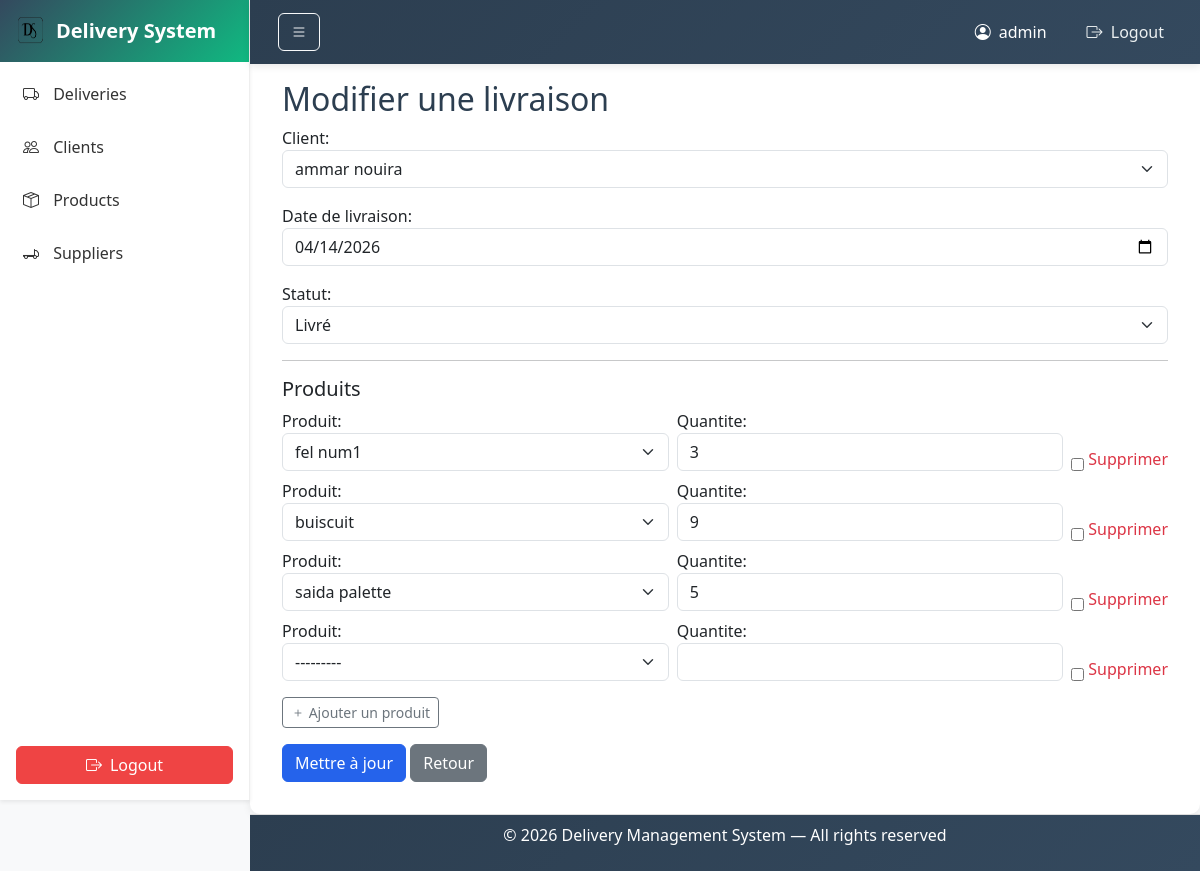
The app's page /deliveries/update/1/ (signed in) with its own data.
### deliveryproject/models.py (models this page shows, shortened)
class Delivery(models.Model):
    STATUT_CHOICES = [
        ("En cours", "En cours"),
        ("Livré", "Livré"),
        ("Annulé", "Annulé"),
    ]
    client = models.ForeignKey(Client, on_delete=models.CASCADE)
    date_livraison = models.DateField()
    statut = models.CharField(max_length=50, choices=STATUT_CHOICES, default="En cours")

### deliveryproject/views.py (the view)
# urls.py: path('deliveries/update/<int:id>/', views.delivery_update, name='delivery_update'),
@login_required(login_url='login')
def delivery_update(request, id):
    delivery = get_object_or_404(Delivery, id=id)
    form = DeliveryForm(request.POST or None, instance=delivery)
    formset = DeliveryItemFormSet(request.POST or None, instance=delivery)
    if form.is_valid() and formset.is_valid():
        form.save()
        formset.save()
        return redirect('delivery_list')
    return render(request, 'delivery/form.html', {
        'form': form,
        'formset': formset,
    })

### deliveryproject/forms.py
class DeliveryForm(forms.ModelForm):
    class Meta:
        model = Delivery
        fields = '__all__'
        widgets = {
            'date_livraison': forms.DateInput(
                attrs={
                    'type': 'date',
                    'class': 'form-control',
                }
            ),
            'statut': forms.Select(
                attrs={
                    'class': 'form-select',
                }
            ),
            'client': forms.Select(
                attrs={
                    'class': 'form-select',
                }
            ),
        }
    def __init__(self, *args, **kwargs):
        super().__init__(*args, **kwargs)
        self.fields['client'].label = 'Client'
        self.fields['date_livraison'].label = 'Date de livraison'
        self.fields['statut'].label = 'Statut'

### deliveryproject/models.py (called while the page is built)
    def __str__(self):
        return f"{self.nom} {self.prenom}"

    def __str__(self):
        return self.nom

### deliveryproject/templates/delivery/form.html (shortened to what this page needs)
{% extends "layouts/base.html" %}
{% block content %}
<h2>Modifier une livraison</h2>
<form method="post">
    {{ form.as_p }}
    <hr>
    <h5>Produits</h5>
    <div id="items-container">
        {% for item_form in formset %}
        <div class="row g-2 mb-2 item-row">
            <div class="col">
                {{ item_form.produit.label_tag }}
                {{ item_form.produit }}
            </div>
            <div class="col">
                {{ item_form.quantite.label_tag }}
                {{ item_form.quantite }}
            </div>
            <div class="col-auto d-flex align-items-end">
                {{ item_form.DELETE }}
                <label class="ms-1 text-danger">Supprimer</label>
            </div>
        </div>
        {% endfor %}
    </div>
    <button type="button" class="btn btn-outline-secondary btn-sm mt-2 mb-3" id="add-item-btn">
        <i class="bi bi-plus"></i> Ajouter un produit
    </button>
    <br>
    <button type="submit" class="btn btn-primary">
        Mettre à jour
    </button>
    <a href="{% url 'delivery_list' %}" class="btn btn-secondary">
        Retour
    </a>
</form>
{% endblock %}

### deliveryproject/templates/components/navbar.html (shortened to what this page needs)
{% load static %}
<nav class="navbar navbar-expand-lg navbar-dark bg-dark fixed-top">
    <div class="container-fluid">
        <div class="d-flex align-items-center">
            <button id="toggleSidebar" class="btn btn-outline-light me-3">
                <i class="bi bi-list"></i>
            </button>
        </div>
        <ul class="navbar-nav ms-auto align-items-center">
            <li class="nav-item d-flex align-items-center text-white me-3">
                <i class="bi bi-person-circle me-2"></i>
                <span>{{ request.user.username }}</span>
            </li>
            <li class="nav-item">
                <a class="nav-link" href="{% url 'logout' %}">
                    <i class="bi bi-box-arrow-right me-1"></i> Logout
                </a>
            </li>
        </ul>
    </div>
</nav>

### deliveryproject/static/layouts/css/sheet.css (style rules this page uses)
:root { --primary-color: #2563eb; --secondary-color: #2c3e50; --success-color: #10b981; --danger-color: #ef4444; }
* { margin: 0; padding: 0; box-sizing: border-box; }
body { background-color: #f8f9fa; font-family: 'Segoe UI', Tahoma, Geneva, Verdana, sans-serif; min-height: 100dvh; }
html, body { height: 100dvh; margin: 0; }
.btn-primary { background-color: var(--primary-color); border-color: var(--primary-color); transition: all 0.3s ease; }
h1, h2, h3 { color: var(--secondary-color); }

### deliveryproject/static/components/css/navbar.css (style rules this page uses)
.navbar { background: linear-gradient(135deg, var(--secondary-color), #34495e); box-shadow: 0 2px 8px rgba(0, 0, 0, 0.1); height: 64px; padding: 0 1rem; position: fixed; top: 0; left: 250px; right: 0; z-index: 1000; transition: left 0.3s ease; }
.navbar-nav .nav-link { color: #ecf0f1 !important; margin-left: 1rem; transition: all 0.3s ease; position: relative; }
.navbar-nav .nav-link::after { content: ''; position: absolute; width: 0; height: 2px; bottom: -5px; left: 0; background-color: #10b981; transition: width 0.3s ease; }

### records on screen
Delivery: client "ammar nouira", date_livraison "04/14/2026", statut "Livré"

### other values on screen
{{ request.user.username }} "admin"
{{ item_form.produit.label_tag }} "Produit:" "Produit:" "Produit:" "Produit:"
{{ item_form.quantite.label_tag }} "Quantite:" "Quantite:" "Quantite:" "Quantite:"
